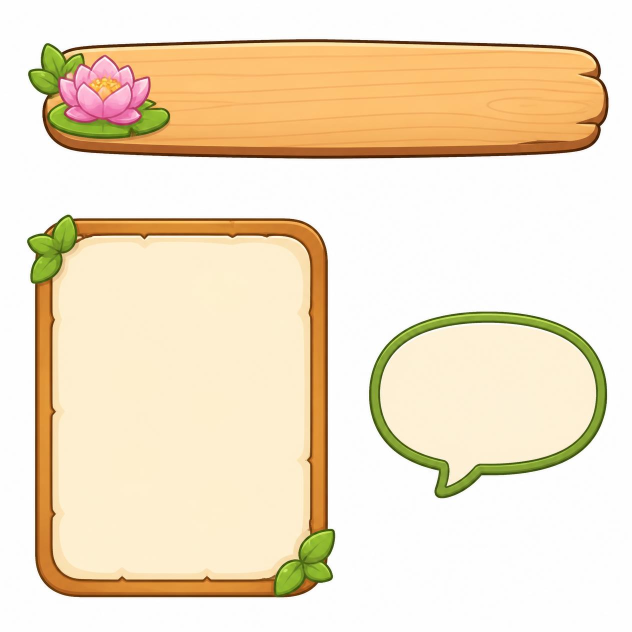
#> input picture tools/art/source/ui/panels.jpg, 1264 x 1264 px (shown at 1/2 size)
$ python -i cutout.py   (imports and definitions only)
#> lines starting #> are read from the running program, lines starting #| are printed output that depends on the picture; after the words box and inside, x2 and y2 are one past the last pixel; in counts of white or black regions, pixels touching at a corner belong together
import numpy as np
from PIL import Image, ImageFilter, ImageOps
from scipy import ndimage
import json, os
# [1 line not run here, left out]
def cutout(path):
#> called with path = 'source/ui/panels.jpg'
    im = Image.open(path).convert('RGB'); a = np.asarray(im).astype(np.int16)
#> in cutout, im is the input picture: PIL image 1264x1264 RGB; mean R, G, B 241.7, 225.8, 199.7
    bg = np.median(np.concatenate([a[:8].reshape(-1,3), a[-8:].reshape(-1,3), a[:, :8].reshape(-1,3), a[:, -8:].reshape(-1,3)]), axis=0)
#> bg = [254, 254, 254]
    d = np.sqrt(((a - bg) ** 2).sum(-1))
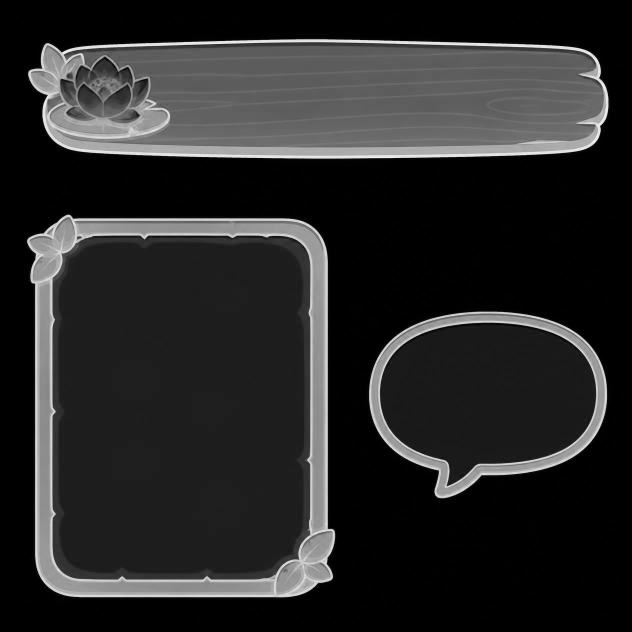
#> d: shape (1264, 1264) float64 (shown at 1/2 size); min 0, max 412.6, mean 64.5; drawn with min black and max white
    near = d < 22
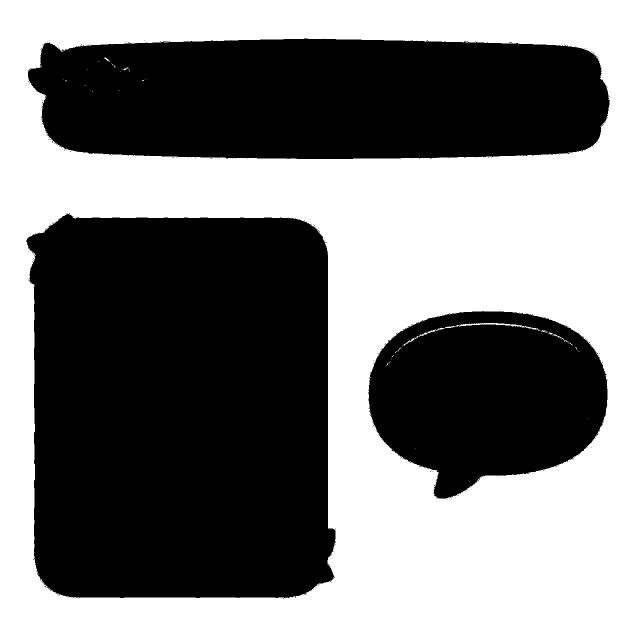
#> near: shape (1264, 1264) bool (shown at 1/2 size); 48% white; 51 white regions (45 under 20 px), largest, box (x1, y1, x2, y2) and area: (0, 0, 1264, 1264) 766643, (805, 646, 1079, 691) 728, (1096, 665, 1137, 685) 80, (208, 115, 220, 123) 32, (1082, 660, 1095, 665) 29, (245, 135, 257, 141) 26
    lab, n = ndimage.label(near)
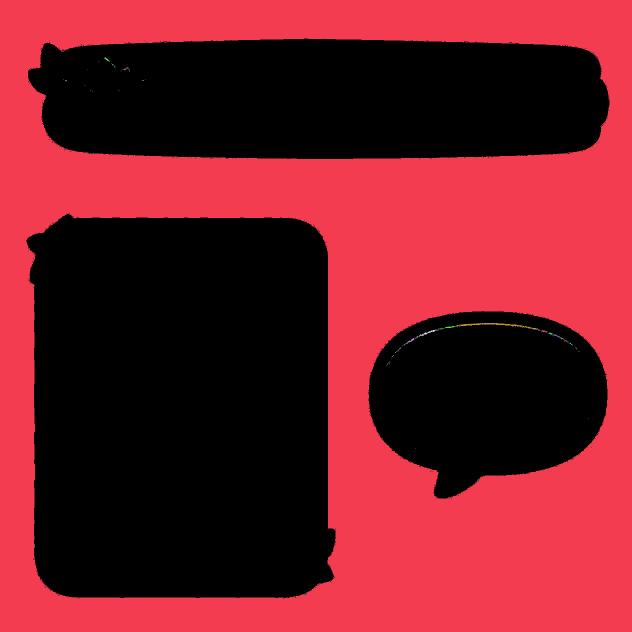
#> lab: shape (1264, 1264) int32 (shown at 1/2 size); 214 distinct labels, from 0 to 213; one colour per label, 0 black
#> n = 213
    border = set(np.unique(np.concatenate([lab[0], lab[-1], lab[:, 0], lab[:, -1]]))) - {0}
#> border = 1 item
    bgmask = np.isin(lab, list(border))
#> bgmask: shape (1264, 1264) bool; 48% white; 1 white region, box (x1, y1, x2, y2) and area: (0, 0, 1264, 1264) 766512
    # soft edge: alpha ramps over distance 22..60 only on pixels adjacent to background
    alpha = np.where(bgmask, 0, 255).astype(np.float32)
    edge = ndimage.binary_dilation(bgmask, iterations=2) & ~bgmask
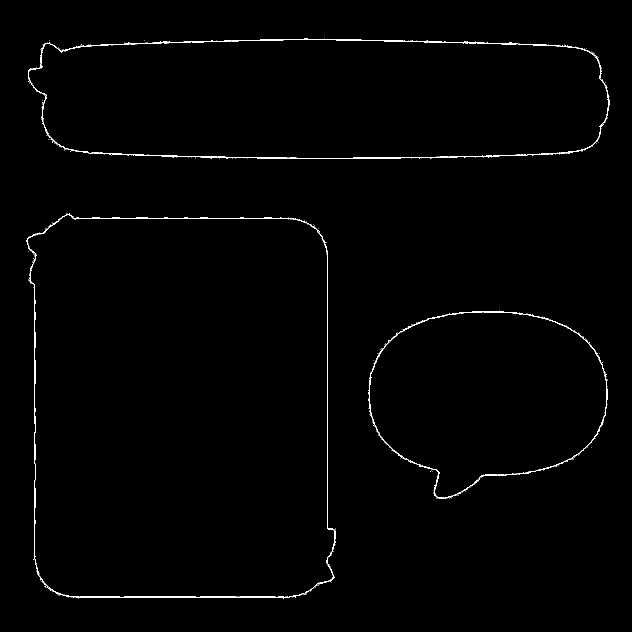
#> edge: shape (1264, 1264) bool (shown at 1/2 size); 0.85% white in thin lines or dots, all inside (x1, y1, x2, y2) = (52, 77, 1220, 1198)
    ramp = np.clip((d - 22) / 38, 0, 1) * 255
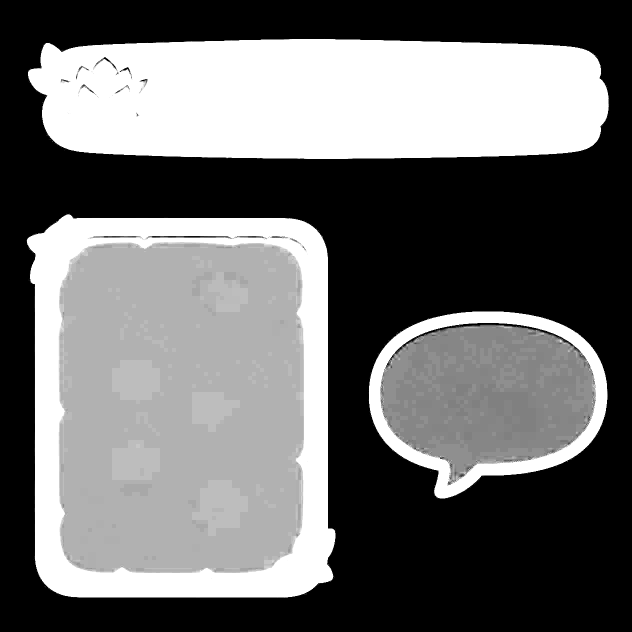
#> ramp: shape (1264, 1264) float64 (shown at 1/2 size); min 0, max 255, mean 109.5
    alpha[edge] = np.minimum(alpha[edge], ramp[edge])
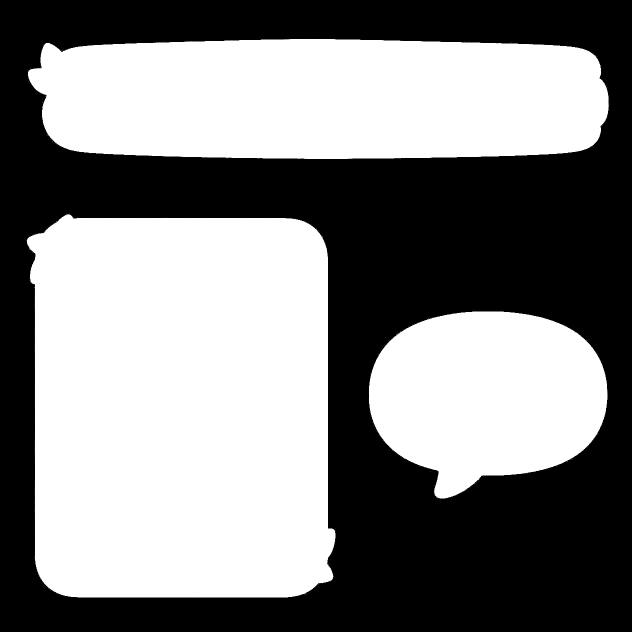
#> alpha: shape (1264, 1264) float32 (shown at 1/2 size); min 0, max 255, mean 132.2
    rgba = np.dstack([a.astype(np.uint8), alpha.astype(np.uint8)])
    out = Image.fromarray(rgba, 'RGBA')
    bbox = out.getchannel('A').point(lambda v: 255 if v > 10 else 0).getbbox()
#> bbox = (52, 77, 1220, 1196)
    return out.crop(bbox)
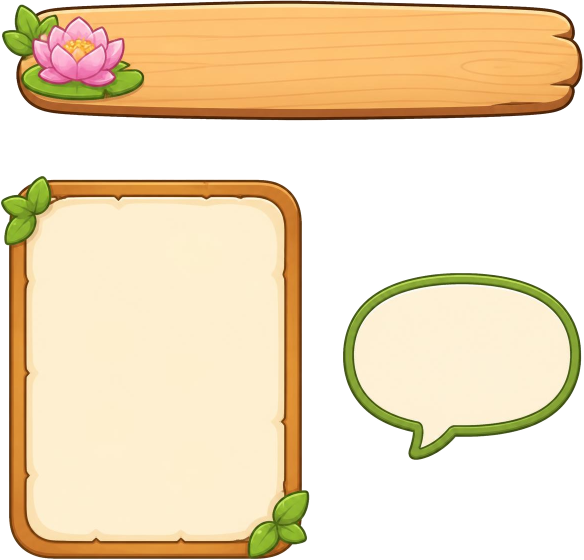
#> returned value: PIL image 1168x1119 RGBA (shown at 1/2 size); mean R, G, B, A 239, 219.6, 187.6, 161.6; transparent parts drawn white
meta = {}
targets = {'mascot': (880, 920), 'frog_token': (128, 140)}
# [26 lines not run here, left out]

>>> result = cutout('source/ui/panels.jpg')

$ run again, on tools/art/source/ui/stars.jpg
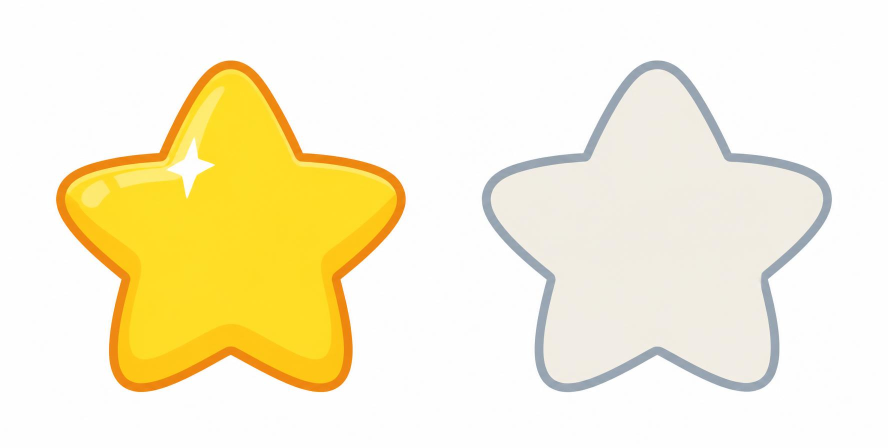
#> input picture tools/art/source/ui/stars.jpg, 1776 x 896 px (shown at 1/2 size)
#> in cutout, im is the input picture: PIL image 1776x896 RGB; mean R, G, B 249, 240.7, 209.7
#> bg = [254, 254, 254]
#> near: shape (896, 1776) bool; 64.3% white; 75 black regions (73 under 20 px), largest, box (x1, y1, x2, y2) and area: (963, 121, 1664, 785) 285216, (111, 120, 813, 785) 282597
#> lab: shape (896, 1776) int32; 371 distinct labels, from 0 to 370
#> n = 370
#> border = 1 item
#> bgmask: shape (896, 1776) bool; 64.1% white; 74 black regions (72 under 20 px), largest, box (x1, y1, x2, y2) and area: (963, 121, 1664, 785) 285779, (111, 120, 813, 785) 285518
#> edge: shape (896, 1776) bool; 0.55% white in thin lines or dots, all inside (x1, y1, x2, y2) = (111, 120, 1664, 785)
#> in cutout, `alpha[edge] = np.minimum(alpha[edge], ramp[edge])`:
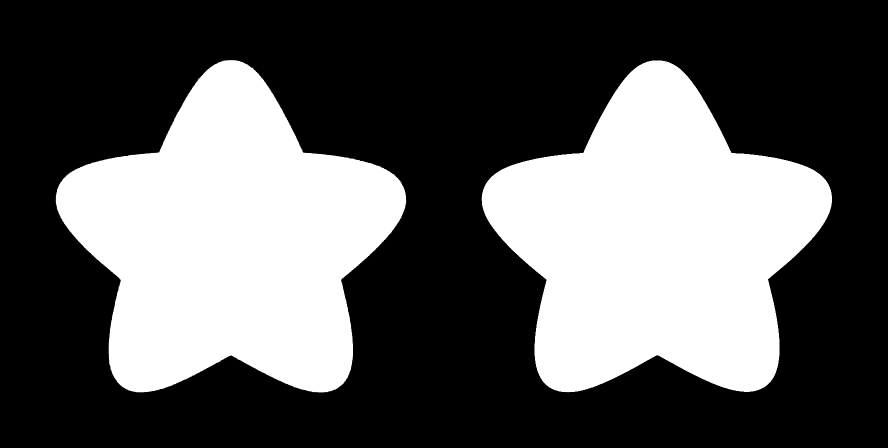
#> alpha: shape (896, 1776) float32 (shown at 1/2 size); min 0, max 255, mean 91.2
#> bbox = (111, 120, 1664, 785)
#> in cutout, `return out.crop(bbox)`:
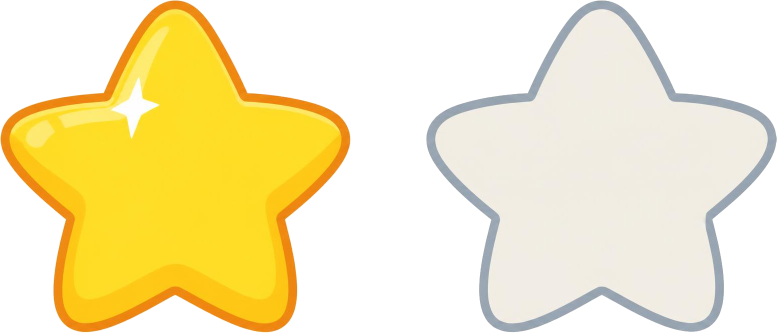
#> returned value: PIL image 1553x665 RGBA (shown at 1/2 size); mean R, G, B, A 246.3, 233.5, 185.8, 140.6; transparent parts drawn white
